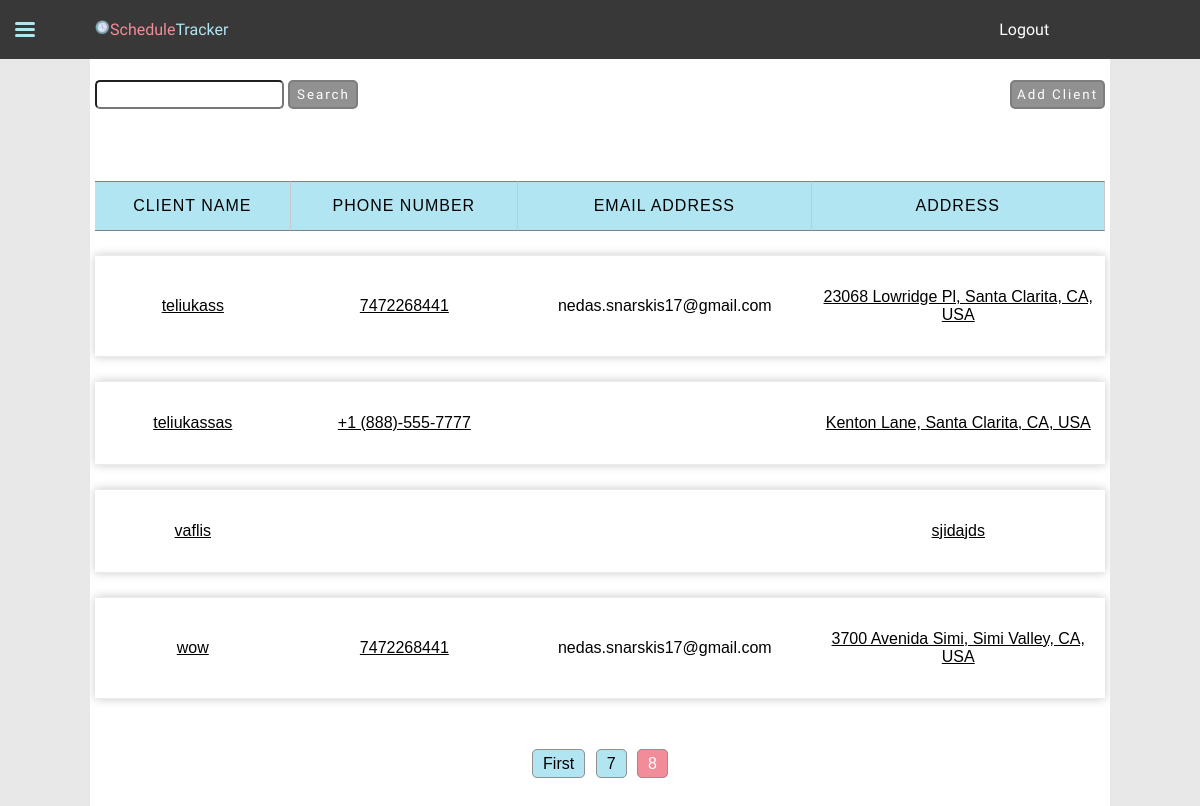
/clients/?page=8&query= (signed in), run on the app's committed database.
### JobTrackingApp/models.py (models this page shows, shortened)
class Client(models.Model):
    user = models.ForeignKey(User, on_delete=models.CASCADE)
    name = models.CharField(max_length=30)
    address = models.CharField(max_length=60)
    phone_number = models.CharField(blank=True, max_length=30)
    email_address = models.EmailField(blank=True, max_length=30)

### JobTrackingApp/views.py (the view, shortened to what this page needs)
# urls.py: path("clients/", views.clients, name="clients"),
@login_required
def clients(request):
    clientList = Client.objects.filter(user=request.user).order_by("name")
    if request.method == "GET":
        form = ClientForm()
        searchForm = SearchForm(request.GET)
        if searchForm.is_valid():
            data = searchForm.cleaned_data
            query = data["query"]
            if query:
                clientList = clientList.filter(name__icontains=query)
    page_number = request.GET.get("page", 1)
    paginator = Paginator(clientList, 10)
    pageList = paginator.get_page(page_number)
    context = {
        "paginator": paginator,
        "page_obj": pageList,
        "form": form,
        "searchForm": searchForm,
        "is_paginated": True,
        "search": query,
    }
    return render(
        request,
        "JobTrackingApp/clients.html",
        context,
    )

### JobTrackingApp/forms.py (shortened to what this page needs)
class ClientForm(ModelForm):
    name = forms.CharField(
        error_messages={"invalid": "Client with the same name already exists"}
    )
    name.widget.attrs.update(
        {"placeholder": "required", "autocomplete": "new-password"}
    )
    address = forms.CharField()
    address.widget.attrs.update(
        {"autocomplete": "new-password", "placeholder": "required"}
    )
    phone_number = forms.RegexField(
        regex=r"^(\+?1?)\D*(\d{3})\D*(\d{3})\D*(\d{4})\D*$",
        error_messages={
            "invalid": "Phone number must be entered in the format: '+1-333-666-9999'",
        },
        required=False,
        widget=forms.TextInput(
            attrs={
                "placeholder": "Example: +1-323-627-8956 (optional)",
                "autocomplete": "new-password",
            }
        ),
    )
    email_address = forms.EmailField(required=False)
    email_address.widget.attrs.update(
        {"placeholder": "optional", "autocomplete": "new-password"}
    )
    class Meta:
        model = Client
        fields = ["name", "address", "phone_number", "email_address"]

class SearchForm(forms.Form):
    query = forms.CharField(max_length=100, required=False)

### JobTrackingApp/templates/JobTrackingApp/clients.html (shortened to what this page needs)
{% extends 'JobTrackingApp/base.html' %}
{% load static %}
{% block css %}
    <link rel="stylesheet" href="{% static 'css/clients.css' %}">
{% endblock css %}
{% block content %}
    <div class="wrapper">
        <div class="search">
            <form class="searchForm" action='' method='GET'>
                {{ searchForm.query }}
                <input class="button" type="submit" value="Search">
            </form>
        </div>
        <div class="features">
            <button class="addClient button"> Add Client </button>
        </div>
    </div>
    <table id="clientsTable">
        {% if page_obj %}
            <tr class="table-header">
                <th> Client name</th>
                <th> Phone number</th>
                <th> Email address </th>
                <th> Address </th>
            </tr>
            {% for client in page_obj %}
                <tr class="table-row">
                    <td data-name="Client name" class="tdName"><a class="link" href="{% url 'client-detail' client.pk %}">{{ client.name }}</a></td>
                    <td data-name="Phone number"><a href="tel:{{ client.phone_number }}"> {{ client.phone_number }} </a></td>
                    <td data-name="Email Address"> {{ client.email_address }} </td>
                    <td data-name="Address"><a target="_blank" href="https://www.google.com/maps/search/?api=1&query={{ client.address }}">{{ client.address }}</a></td>
                </tr>
            {% endfor %}
        {% else %}
            <p class="not-found"> Client was not found. Maybe create a new client?</p>
        {% endif %}
    </table>
    {% if is_paginated %}
    <div class="paginator">
        {% if page_obj.has_previous %}
            {% if page_obj.number != 2 %}
            <a href="?page=1&query={{ search }}" class="page-number">First</a>
            {% endif %}
            <a href="?page={{ page_obj.previous_page_number }}&query={{ search }}" class="page-number">{{ page_obj.previous_page_number }}</a>
        {% endif %}
        <a class="current-page-number">{{ page_obj.number }}</a>
    </div>
    {% endif %}
{% endblock content %}

### static/css/main.css (style rules this page uses)
.button { padding: 5px; width: 100%; border-radius: 5px; cursor: pointer; background-color: #919191; color: white; font-family: 'Balsamiq Sans', cursive; letter-spacing: 2px; border: 2px solid #7e7e7e; }
a, a:visited { text-decoration: none; color: inherit; }
body { margin: 0px; padding: 0px; background-color: #e8e8e8; font-family: Arial, Helvetica, sans-serif; }

### static/css/clients.css (style rules this page uses)
a, a:visited { text-decoration: none; }
a.page-number { padding: 5px 10px; border: 1px solid #919191; border-radius: 5px; background-color: #b1e5f2; cursor: pointer; text-align: center; margin: 3px; }
a.current-page-number { padding: 5px 10px; border: 1px solid #919191; border-radius: 5px; background-color: #f28c98; color: white; cursor: pointer; text-align: center; margin: 3px; }
.button { padding: 5px; width: 100%; border-radius: 5px; cursor: pointer; background-color: #919191; color: white; font-family: 'Balsamiq Sans', cursive; letter-spacing: 2px; border: 2px solid #7e7e7e; }
body { margin: 0px; padding: 0px; background-color: #e8e8e8; font-family: Arial, Helvetica, sans-serif; }
main div.wrapper { margin: 1rem auto 2rem auto; display: flex; flex-direction: row; justify-content: space-between; flex-wrap: wrap-reverse; }
main div.wrapper div { margin-bottom: 1rem; }
main div.wrapper div.search { display: flex; flex-wrap: nowrap; flex-direction: row; }
main div.wrapper div.search input { padding: 5px; border-radius: 5px; }
main div.wrapper div.search input.button { width: 70px; }
main div.wrapper div.search input#id_query { min-width: 70px; max-width: 175px; }
main div.wrapper div.features button.addClient { padding: 5px; border-radius: 5px; cursor: pointer; }
main table#clientsTable { width: 100%; border-spacing: 0 1.5rem; margin-bottom: 2rem; margin-top: 2rem; }
main table#clientsTable th { text-align: center; padding: 15px; border-bottom: 1px solid grey; border-top: 1px solid grey; background-color: #f28c98; background-color: #b1e5f2; border-right: 1px solid #c9c9c9; text-transform: uppercase; font-family: 'Franklin Gothic Medium', 'Arial Narrow', Arial, sans-serif; font-weight: normal; letter-spacing: 1px; }
main table#clientsTable td { text-align: center; padding: 2rem 12px; border-bottom: 1px solid #ebebeb; border-top: 1px solid #ebebeb; max-width: 200px; }
main table#clientsTable td a { color: inherit; text-decoration: underline; text-decoration-color: inherit; }
main table#clientsTable tr.table-row { background-color: white; box-shadow: 0px 0px 9px 0px #c9c9c9; }
main div.paginator { clear: both; margin: auto; text-align: center; margin: 0.5rem auto 0.1rem auto; }

### data on the page
Client: name "teliukass", phone_number "7472268441", email_address "nedas.snarskis17@gmail.com", address "23068 Lowridge Pl, Santa Clarita, CA, USA"
Client: name "teliukassas", phone_number "+1 (888)-555-7777", address "Kenton Lane, Santa Clarita, CA, USA"
Client: name "vaflis", address "sjidajds"
Client: name "wow", phone_number "7472268441", email_address "nedas.snarskis17@gmail.com", address "3700 Avenida Simi, Simi Valley, CA, USA"

### other printed values
{{ page_obj.previous_page_number }} "7"
{{ page_obj.number }} "8"
